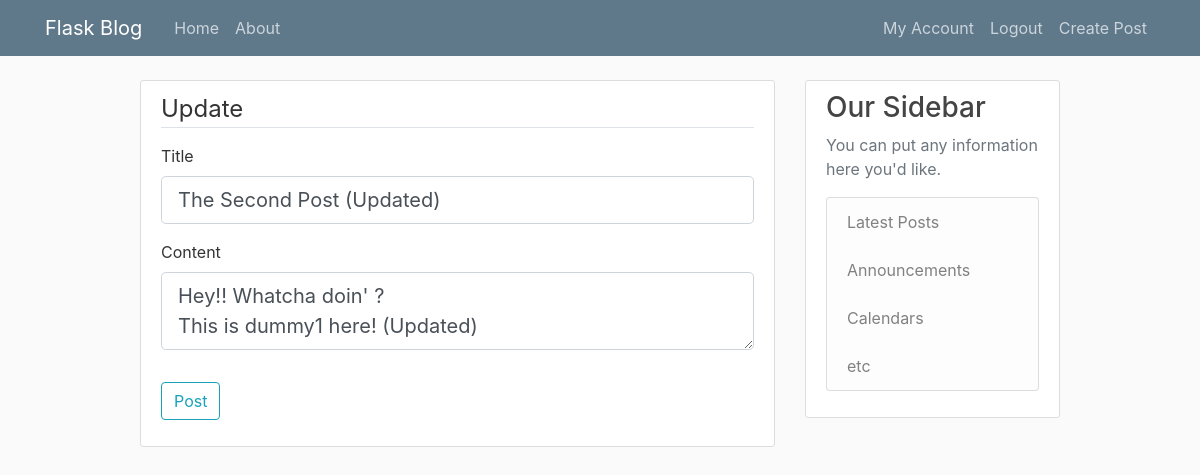
/post/2/update (signed in), run on the app's committed database.
### flaskblog/models.py (models this page shows, shortened)
class Post(db.Model):
    id = db.Column(db.Integer, primary_key=True)
    title = db.Column(db.String(100), nullable=False)
    date_posted = db.Column(db.DateTime, nullable=False, default=datetime.utcnow)
    content = db.Column(db.Text, nullable=False)
    user_id = db.Column(db.Integer, db.ForeignKey('user.id'), nullable=False)

### flaskblog/routes.py (the view)
@app.route("/post/<int:post_id>/update", methods=['GET','POST'])
@login_required
def update_post(post_id):
    post = Post.query.get_or_404(post_id)
    if post.author != current_user:
        abort(403)
    form = NewPostForm()
    if form.validate_on_submit():
        post.title = form.title.data
        post.content = form.content.data
        db.session.commit()
        flash('Your post has been successfully updated!', 'success')
        return redirect(url_for('post', post_id=post.id))
    elif request.method == 'GET':
        form.title.data = post.title
        form.content.data = post.content
    return render_template('new_post.html', title='Update Post', form=form, legend="Update")

### flaskblog/forms.py
class NewPostForm(FlaskForm):
    title = StringField('Title', validators=[DataRequired()])
    content = TextAreaField('Content', validators=[DataRequired()])
    submit = SubmitField('Post')

### flaskblog/models.py (called while the page is built)
@login_manager.user_loader
def load_user(user_id):
    return User.query.get(int(user_id))

### flaskblog/templates/new_post.html (shortened to what this page needs)
{% extends "layout.html" %}
{% block content %}
<div class="content-section">
    <form method="POST" action="">
        <fieldset class="form-group">
            <legend class="border-bottom mb-3">{{ legend }}</legend>
            <div class="form-group">
                {{ form.title.label(class="form-control-label") }}
                {% if form.title.errors %}
                    {{ form.title(class="form-control form-control-lg is-invalid") }}
                    <div class="invalid-feedback">
                        {% for error in form.title.errors %}
                            <span>{{ error }}</span>
                        {% endfor %}
                    </div>
                {% else %}
                {{ form.title(class="form-control form-control-lg") }}
                {% endif %}
            </div>
            <div class="form-group">
                {{ form.content.label(class="form-control-label") }}
                {% if form.content.errors %}
                    {{ form.content(class="form-control form-control-lg is-invalid") }}
                    <div class="invalid-feedback">
                        {% for error in form.content.errors %}
                            <span>{{ error }}</span>
                        {% endfor %}
                    </div>
                {% else %}
                {{ form.content(class="form-control form-control-lg") }}
                {% endif %}
            </div>
        </fieldset>
        <div class="form-group mt-2">
            {{ form.submit(class="btn btn-outline-info") }}
        </div>
    </form>
</div>
{% endblock content %}

### flaskblog/static/main.css (style rules this page uses)
body { background: #fafafa; color: #333333; margin-top: 5rem; }
.content-section { background: #ffffff; padding: 10px 20px; border: 1px solid #dddddd; border-radius: 3px; margin-bottom: 20px; }

### data on the page
Post: title "The Second Post (Updated)", content "Hey!! Whatcha doin' ? This is dummy1 here! (Updated)"

### other printed values
{{ legend }} "Update"
